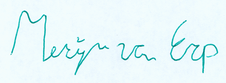
#> input picture 021001_000.png, 226 x 83 px, given in place of 001001_000.png, which was not available
$ jupyter execute --allow-errors CV_Signature_Identification.ipynb   (text cells are left out)
#> lines starting #> are read from the running program, lines starting #| are printed output that depends on the picture; after the words box and inside, x2 and y2 are one past the last pixel; in counts of white or black regions, pixels touching at a corner belong together; pictures that were not available may be replaced by others from this repository, and a replacement may not be noted
[cell 1]
from google.colab import drive
drive.mount('/content/drive')

[cell 2]
import numpy as np
import os
import matplotlib
import matplotlib.pyplot as plt
import matplotlib.image as mpimg
import matplotlib.cm as cm
from scipy import ndimage
from skimage.measure import regionprops
from skimage import io
from skimage.filters import threshold_otsu   # For finding the threshold for grayscale to binary conversion
import tensorflow as tf
import pandas as pd
import numpy as np
from time import time
import keras
from scipy import ndimage
from skimage.filters import threshold_otsu
import matplotlib.pyplot as plt
import matplotlib.cm as cm
import matplotlib.image as mpimg
import numpy as np
from skimage.color import rgb2gray
from skimage.filters import threshold_otsu

[cell 3]
genuine_image_paths = "/content/drive/MyDrive/signature_identification/real"
forged_image_paths =  "/content/drive/MyDrive/signature_identification/forged"

[cell 4]
# [4 lines left out: function rgb_to_grey, not called in this run]

[cell 5]
# The function grey_to_binary takes a grayscale image (img) as input.
# It applies a Gaussian blur to the image using ndimage.gaussian_filter to remove small components or noise.
# It calculates the threshold value using threshold_otsu.
# The grayscale image is then binarized using this threshold value, and the binary image is returned.

# [8 lines left out: function grey_to_binary, not called in this run]

[cell 6]
# Combined the RGB to grayscale conversion and display into one step using rgb2gray from skimage.color.
# Calculated the threshold value using threshold_otsu from skimage.filters.
# Simplified the display of images using matplotlib.pyplot.imshow and matplotlib.pyplot.show.
# Used more descriptive variable names like grey_img, binary_img, and sign_img for better readability.


def preprocess_image(path, img=None, display=True):
    if img is None:
        img = mpimg.imread(path)

    if display:
        plt.imshow(img)
        plt.show()

    grey_img = rgb2gray(img)  # Convert RGB to grayscale
    if display:
        plt.imshow(grey_img, cmap=cm.Greys_r)
        plt.show()

    threshold_value = threshold_otsu(grey_img)  # Calculate threshold value
    binary_img = grey_img > threshold_value  # Convert grayscale to binary
    if display:
        plt.imshow(binary_img, cmap=cm.Greys_r)
        plt.show()

    r, c = np.where(binary_img == 1)  # Find rows and columns with white pixels (value 1)
    # Create a bounding box around the signature
    sign_img = binary_img[r.min():r.max(), c.min():c.max()]
    if display:
        plt.imshow(sign_img, cmap=cm.Greys_r)
        plt.show()

    return sign_img

[cell 7]
# We use np.count_nonzero(img) to count the number of True pixels (white) in the binary image, which is more efficient than looping through each pixel.
# The total number of pixels in the image is calculated using img.shape[0] * img.shape[1].
# The ratio of white pixels to total pixels (ratio) is then calculated and returned.

def calculate_ratio(img):
    # Count the number of True pixels (white) in the binary image
    num_white_pixels = np.count_nonzero(img)

    # Calculate the total number of pixels in the image
    total_pixels = img.shape[0] * img.shape[1]

    # Calculate and return the ratio of white pixels to total pixels
    ratio = num_white_pixels / total_pixels
    return ratio

[cell 8]
# We use np.argwhere(img == 1) to find the coordinates of white pixels more efficiently.
# The number of white pixels is determined by the length of the white_pixels array.
# The centroid is calculated using np.mean(white_pixels, axis=0) / img.shape to get the centroid coordinates normalized by the image dimensions.
# The function returns the x and y coordinates of the centroid.

import numpy as np

def calculate_centroid(img):
    # Count the number of white pixels and calculate the centroid
    white_pixels = np.argwhere(img == 1)
    num_white_pixels = len(white_pixels)
    centroid = np.mean(white_pixels, axis=0) / img.shape

    return centroid[0], centroid[1]

[cell 9]
# We import regionprops from skimage.measure to calculate region properties of the binary image.
# The function calculate_eccentricity_solidity takes a binary image (img) as input.
# It calculates the region properties using regionprops, assuming there is only one region in the image (regions[0]).
# The function then returns the eccentricity and solidity of the region.

from skimage.measure import regionprops

def calculate_eccentricity_solidity(img):
    # Calculate region properties for the binary image
    regions = regionprops(img.astype("int8"))

    # Return the eccentricity and solidity of the first region (assuming only one region in the image)
    return regions[0].eccentricity, regions[0].solidity

[cell 10]
# Calculated the centroid, standard deviation, skewness, and kurtosis using NumPy operations directly on arrays, improving efficiency and readability.

def calculate_skewness_kurtosis(img):
    h, w = img.shape
    x = np.arange(w)  # cols value
    y = np.arange(h)  # rows value

    # Calculate projections along the x and y axes
    xp = np.sum(img, axis=0)
    yp = np.sum(img, axis=1)

    # Calculate centroid
    cx = np.sum(x * xp) / np.sum(xp)
    cy = np.sum(y * yp) / np.sum(yp)

    # Calculate standard deviation
    x2 = (x - cx) ** 2
    y2 = (y - cy) ** 2
    sx = np.sqrt(np.sum(x2 * xp) / np.sum(img))
    sy = np.sqrt(np.sum(y2 * yp) / np.sum(img))

    # Calculate skewness
    x3 = (x - cx) ** 3
    y3 = (y - cy) ** 3
    skewx = np.sum(xp * x3) / (np.sum(img) * sx ** 3)
    skewy = np.sum(yp * y3) / (np.sum(img) * sy ** 3)

    # Calculate Kurtosis
    x4 = (x - cx) ** 4
    y4 = (y - cy) ** 4
    kurtx = np.sum(xp * x4) / (np.sum(img) * sx ** 4) - 3
    kurty = np.sum(yp * y4) / (np.sum(img) * sy ** 4) - 3

    return (skewx, skewy), (kurtx, kurty)

[cell 11]
def getFeatures(path, img=None, display=False):
    if img is None:
        img = preprocess_image(path, display=display)
    ratio = calculate_ratio(img)
    centroid = calculate_centroid(img)
    eccentricity, solidity = calculate_eccentricity_solidity(img)
    skewness, kurtosis = calculate_skewness_kurtosis(img)
    return ratio, centroid, eccentricity, solidity, skewness, kurtosis

[cell 12]
def getCSVFeatures(path, img=None, display=False):
    if img is None:
        img = preprocess_image(path, display=display)
    temp = getFeatures(path, display=display)
    features = (
        temp[0],
        temp[1][0],
        temp[1][1],
        temp[2],
        temp[3],
        temp[4][0],
        temp[4][1],
        temp[5][0],
        temp[5][1]
    )
    return features

[cell 13]
import os

def makeCSV(genuine_image_paths, forged_image_paths):
    features_folder = '/content/drive/MyDrive/signature_identification/Features'
    training_folder = os.path.join(features_folder, 'Training')
    testing_folder = os.path.join(features_folder, 'Testing')

    folders_to_create = [features_folder, training_folder, testing_folder]
    for folder in folders_to_create:
        if not os.path.exists(folder):
            os.mkdir(folder)
            print(f'New folder "{folder}" created')

    for person in range(1, 13):
        per = ('00' + str(person))[-3:]
        print('Saving features for person id-', per)

        training_file_path = os.path.join(training_folder, f'training_{per}.csv')
        testing_file_path = os.path.join(testing_folder, f'testing_{per}.csv')

        with open(training_file_path, 'w') as training_handle, \
             open(testing_file_path, 'w') as testing_handle:
            training_handle.write('ratio,cent_y,cent_x,eccentricity,solidity,skew_x,skew_y,kurt_x,kurt_y,output\n')
            testing_handle.write('ratio,cent_y,cent_x,eccentricity,solidity,skew_x,skew_y,kurt_x,kurt_y,output\n')

            # Genuine signatures
            for i in range(3):
                source = os.path.join(genuine_image_paths, f'{per}{per}_00{i}.png')
                features = getCSVFeatures(path=source)
                training_handle.write(','.join(map(str, features)) + ',1\n')

            for i in range(3, 5):
                source = os.path.join(genuine_image_paths, f'{per}{per}_00{i}.png')
                features = getCSVFeatures(path=source)
                testing_handle.write(','.join(map(str, features)) + ',1\n')

            # Forged signatures
            for i in range(3):
                source = os.path.join(forged_image_paths, f'021{per}_00{i}.png')
                features = getCSVFeatures(path=source)
                training_handle.write(','.join(map(str, features)) + ',0\n')

            for i in range(3, 5):
                source = os.path.join(forged_image_paths, f'021{per}_00{i}.png')
                features = getCSVFeatures(path=source)
                testing_handle.write(','.join(map(str, features)) + ',0\n')

genuine_image_paths = '/content/drive/MyDrive/signature_identification/real'
forged_image_paths = '/content/drive/MyDrive/signature_identification/forged'
#> (the rest of this cell did not finish here and is left out)

#> in preprocess_image, img is the input picture: shape (83, 226, 3) float32; mean R, G, B 0.904, 0.97, 0.979
#> in preprocess_image, `grey_img = rgb2gray(img)`:
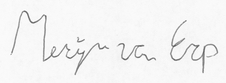
#> grey_img: shape (83, 226) float32; min 0.37, max 1, mean 0.957
#> in preprocess_image, `threshold_value = threshold_otsu(grey_img)`: threshold_value = 0.797
#> in preprocess_image, `binary_img = grey_img > threshold_value`:
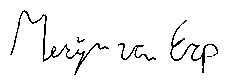
#> binary_img: shape (83, 226) bool; 95.4% white; black in thin lines or dots, all inside (x1, y1, x2, y2) = (10, 10, 218, 75)
#> in preprocess_image, `r, c = np.where(binary_img == 1)`: r = 17898 values from 0 to 82; c = 17898 values, max 225 at index 225, min 0 at index 0, mean 112.5
#> in preprocess_image, `sign_img = binary_img[r.min():r.max(), c.min():c.max()]`:
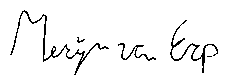
#> sign_img: shape (82, 225) bool; 95.3% white; black in thin lines or dots, all inside (x1, y1, x2, y2) = (10, 10, 218, 75)
#> in calculate_ratio, `num_white_pixels = np.count_nonzero(img)`: num_white_pixels = 17590
#> in calculate_ratio, `ratio = num_white_pixels / total_pixels`: ratio = 0.953
#> in calculate_centroid, `white_pixels = np.argwhere(img == 1)`: white_pixels = 17590 pairs, first value 0 to 81, second value 0 to 224
#> in calculate_centroid, `num_white_pixels = len(white_pixels)`: num_white_pixels = 17590
#> in calculate_centroid, `centroid = np.mean(white_pixels, axis=0) / img.shape`: centroid = [0.49, 0.498]
#> in getFeatures, `centroid = calculate_centroid(img)`: centroid = (0.49, 0.498)
#> in calculate_eccentricity_solidity, `regions = regionprops(img.astype("int8"))`: regions = 1 regions; box (x1, y1, x2, y2) and area: (0, 0, 225, 82) 17590
#> in getFeatures, `eccentricity, solidity = calculate_eccentricity_solidity(img)`: eccentricity = 0.929; solidity = 0.953
#> in calculate_skewness_kurtosis, `xp = np.sum(img, axis=0)`: xp = 225 values, max 82 at index 0, min 48 at index 44, mean 78.18
#> in calculate_skewness_kurtosis, `yp = np.sum(img, axis=1)`: yp = 82 values, max 225 at index 0, min 183 at index 45, mean 214.5
#> in calculate_skewness_kurtosis, `cx = np.sum(x * xp) / np.sum(xp)`: cx = 112
#> in calculate_skewness_kurtosis, `cy = np.sum(y * yp) / np.sum(yp)`: cy = 40.2
#> in calculate_skewness_kurtosis, `x2 = (x - cx) ** 2`: x2 = 225 values, max 12550.7 at index 224, min 0.000904 at index 112, mean 4218.7
#> in calculate_skewness_kurtosis, `y2 = (y - cy) ** 2`: y2 = 82 values, max 1665 at index 81, min 0.0381 at index 40, mean 560.3
#> in calculate_skewness_kurtosis, `sx = np.sqrt(np.sum(x2 * xp) / np.sum(img))`: sx = 64.96
#> in calculate_skewness_kurtosis, `sy = np.sqrt(np.sum(y2 * yp) / np.sum(img))`: sy = 24.02
#> in calculate_skewness_kurtosis, `x3 = (x - cx) ** 3`: x3 = 225 values from -1403796.6 to 1406060
#> in calculate_skewness_kurtosis, `y3 = (y - cy) ** 3`: y3 = 82 values from -64941.4 to 67941.4
#> in calculate_skewness_kurtosis, `skewx = np.sum(xp * x3) / (np.sum(img) * sx ** 3)`: skewx = -0.00444
#> in calculate_skewness_kurtosis, `skewy = np.sum(yp * y3) / (np.sum(img) * sy ** 3)`: skewy = 0.0332
#> in calculate_skewness_kurtosis, `x4 = (x - cx) ** 4`: x4 = 225 values, max 157521010.8 at index 224, min 8.18e-07 at index 112, mean 32034046.4
#> in calculate_skewness_kurtosis, `y4 = (y - cy) ** 4`: y4 = 82 values, max 2772339.3 at index 81, min 0.00145 at index 40, mean 565184.4
#> in calculate_skewness_kurtosis, `kurtx = np.sum(xp * x4) / (np.sum(img) * sx ** 4) - 3`: kurtx = -1.19
#> in calculate_skewness_kurtosis, `kurty = np.sum(yp * y4) / (np.sum(img) * sy ** 4) - 3`: kurty = -1.23
#> in getFeatures, `skewness, kurtosis = calculate_skewness_kurtosis(img)`: skewness = (-0.00444, 0.0332); kurtosis = (-1.19, -1.23)
#> in getCSVFeatures, `temp = getFeatures(path, display=display)`: temp = (0.953, (0.49, 0.498), 0.929, 0.953, (-0.00444, 0.0332), (-1.19, -1.23))
#> in getCSVFeatures, `features = ( temp[0], temp[1][0], temp[1][1], temp[2], temp[3], temp[4..`: features = (0.953, 0.49, 0.498, 0.929, 0.953, -0.00444, 0.0332, -1.19, -1.23)

#> (a cell that did not finish here is left out)

#> the loop in makeCSV (call 2), `for folder in folders_to_create:` made 3 passes
#| New folder "/content/drive/MyDrive/signature_identification/Features" created
#| New folder "/content/drive/MyDrive/signature_identification/Features/Training" created
#| New folder "/content/drive/MyDrive/signature_identification/Features/Testing" created

[cell 15]
# [7 lines left out: function testing, not called in this run]

[cell 16]
import tensorflow as tf

ops = tf.compat.v1
ops.reset_default_graph()
#> (this line was passed over: tensorflow is not available in this run)

[cell 17]
import tensorflow as tf
from tensorflow import keras
import pandas as pd
import numpy as np
import cv2
from time import time

# Define ops for TensorFlow 1.x compatibility
ops = tf.compat.v1
ops.reset_default_graph()
#> (this line was passed over: tensorflow is not available in this run)

$ run again, on 021001_004.png
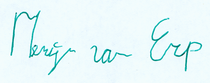
#> input picture 021001_004.png, 210 x 83 px, given in place of 001001_000.png, which was not available
#> in preprocess_image, img is the input picture: shape (83, 210, 3) float32; mean R, G, B 0.9, 0.97, 0.976
#> threshold_value = 0.785
#> in preprocess_image, `binary_img = grey_img > threshold_value`:
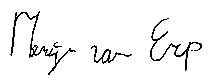
#> binary_img: shape (83, 210) bool; 95.2% white; black in thin lines or dots, all inside (x1, y1, x2, y2) = (10, 11, 202, 75)
#> r = 16593 values from 0 to 82; c = 16593 values, max 209 at index 209, min 0 at index 0, mean 104.9
#> in preprocess_image, `sign_img = binary_img[r.min():r.max(), c.min():c.max()]`:
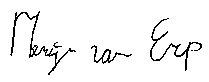
#> sign_img: shape (82, 209) bool; 95.1% white; black in thin lines or dots, all inside (x1, y1, x2, y2) = (10, 11, 202, 75)
#> in calculate_ratio, `num_white_pixels = np.count_nonzero(img)`: num_white_pixels = 16301
#> in calculate_ratio, `ratio = num_white_pixels / total_pixels`: ratio = 0.951
#> white_pixels = 16301 pairs, first value 0 to 81, second value 0 to 208
#> in calculate_centroid, `num_white_pixels = len(white_pixels)`: num_white_pixels = 16301
#> in calculate_centroid, `centroid = np.mean(white_pixels, axis=0) / img.shape`: centroid = [0.491, 0.5]
#> in getFeatures, `centroid = calculate_centroid(img)`: centroid = (0.491, 0.5)
#> regions = 1 regions; box (x1, y1, x2, y2) and area: (0, 0, 209, 82) 16301
#> eccentricity = 0.917; solidity = 0.951
#> xp = 209 values, max 82 at index 0, min 61 at index 186, mean 78
#> yp = 82 values, max 209 at index 0, min 159 at index 54, mean 198.8
#> cx = 104.4
#> cy = 40.23
#> x2 = 209 values, max 10902.1 at index 0, min 0.171 at index 104, mean 3640.2
#> y2 = 82 values, max 1662.2 at index 81, min 0.0529 at index 40, mean 560.3
#> sx = 60.18
#> sy = 24.03
#> x3 = 209 values from -1138321.7 to 1111512.8
#> y3 = 82 values from -65110.6 to 67767.4
#> skewx = -0.00979
#> skewy = 0.0304
#> x4 = 209 values, max 118855701.1 at index 0, min 0.0291 at index 104, mean 23852279.1
#> y4 = 82 values, max 2762872.4 at index 81, min 0.0028 at index 40, mean 565117
#> kurtx = -1.18
#> kurty = -1.23
#> skewness = (-0.00979, 0.0304); kurtosis = (-1.18, -1.23)
#> temp = (0.951, (0.491, 0.5), 0.917, 0.951, (-0.00979, 0.0304), (-1.18, -1.23))
#> in getCSVFeatures, `features = ( temp[0], temp[1][0], temp[1][1], temp[2], temp[3], temp[4..`: features = (0.951, 0.491, 0.5, 0.917, 0.951, -0.00979, 0.0304, -1.18, -1.23)
#> the loop in makeCSV (call 2), `for folder in folders_to_create:` made 3 passes
#| New folder "/content/drive/MyDrive/signature_identification/Features" created
#| New folder "/content/drive/MyDrive/signature_identification/Features/Training" created
#| New folder "/content/drive/MyDrive/signature_identification/Features/Testing" created

$ run again, on 021002_000.png
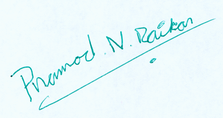
#> input picture 021002_000.png, 223 x 118 px, given in place of 001001_000.png, which was not available
#> in preprocess_image, img is the input picture: shape (118, 223, 3) float32; mean R, G, B 0.912, 0.974, 0.981
#> threshold_value = 0.815
#> in preprocess_image, `binary_img = grey_img > threshold_value`:
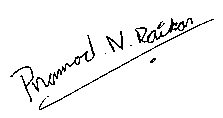
#> binary_img: shape (118, 223) bool; 95.9% white; black in thin lines or dots, all inside (x1, y1, x2, y2) = (10, 18, 214, 110)
#> in preprocess_image, `sign_img = binary_img[r.min():r.max(), c.min():c.max()]`:
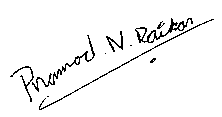
#> sign_img: shape (117, 222) bool; 95.9% white; black in thin lines or dots, all inside (x1, y1, x2, y2) = (10, 18, 214, 110)
#> in calculate_ratio, `num_white_pixels = np.count_nonzero(img)`: num_white_pixels = 24898
#> in calculate_ratio, `ratio = num_white_pixels / total_pixels`: ratio = 0.959
#> white_pixels = 24898 pairs, first value 0 to 116, second value 0 to 221
#> in calculate_centroid, `num_white_pixels = len(white_pixels)`: num_white_pixels = 24898
#> in calculate_centroid, `centroid = np.mean(white_pixels, axis=0) / img.shape`: centroid = [0.497, 0.498]
#> in getFeatures, `centroid = calculate_centroid(img)`: centroid = (0.497, 0.498)
#> regions = 1 regions; box (x1, y1, x2, y2) and area: (0, 0, 222, 117) 24898
#> eccentricity = 0.849; solidity = 0.959
#> xp = 222 values, max 117 at index 0, min 98 at index 121, mean 112.2
#> yp = 117 values, max 222 at index 0, min 195 at index 28, mean 212.8
#> cx = 110.6
#> cy = 58.13
#> x2 = 222 values, max 12233.5 at index 0, min 0.156 at index 111, mean 4106.9
#> y2 = 117 values, max 3378.6 at index 0, min 0.0157 at index 58, mean 1140.7
#> sx = 64.48
#> sy = 34.12
#> x3 = 222 values from -1353080.6 to 1345391.9
#> y3 = 117 values from -196380.2 to 193849.3
#> skewx = 2.34e-06
#> skewy = -0.0106
#> x4 = 222 values, max 149657410.6 at index 0, min 0.0244 at index 111, mean 30359626.1
#> y4 = 117 values, max 11414675.4 at index 0, min 0.000247 at index 58, mean 2341896.3
#> kurtx = -1.2
#> kurty = -1.22
#> skewness = (2.34e-06, -0.0106); kurtosis = (-1.2, -1.22)
#> temp = (0.959, (0.497, 0.498), 0.849, 0.959, (2.34e-06, -0.0106), (-1.2, -1.22))
#> in getCSVFeatures, `features = ( temp[0], temp[1][0], temp[1][1], temp[2], temp[3], temp[4..`: features = (0.959, 0.497, 0.498, 0.849, 0.959, 2.34e-06, -0.0106, -1.2, -1.22)
#> the loop in makeCSV (call 2), `for folder in folders_to_create:` made 3 passes
#| New folder "/content/drive/MyDrive/signature_identification/Features" created
#| New folder "/content/drive/MyDrive/signature_identification/Features/Training" created
#| New folder "/content/drive/MyDrive/signature_identification/Features/Testing" created

$ run again, on 021002_001.png
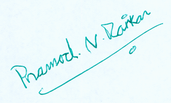
#> input picture 021002_001.png, 171 x 103 px, given in place of 001001_000.png, which was not available
#> in preprocess_image, img is the input picture: shape (103, 171, 3) float32; mean R, G, B 0.908, 0.973, 0.979
#> threshold_value = 0.812
#> in preprocess_image, `binary_img = grey_img > threshold_value`:
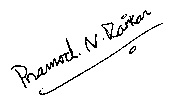
#> binary_img: shape (103, 171) bool; 95.2% white; black in thin lines or dots, all inside (x1, y1, x2, y2) = (11, 10, 163, 95)
#> r = 16773 values from 0 to 102; c = 16773 values, max 170 at index 170, min 0 at index 0, mean 84.99
#> in preprocess_image, `sign_img = binary_img[r.min():r.max(), c.min():c.max()]`:
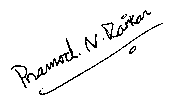
#> sign_img: shape (102, 170) bool; 95.2% white; black in thin lines or dots, all inside (x1, y1, x2, y2) = (11, 10, 163, 95)
#> in calculate_ratio, `num_white_pixels = np.count_nonzero(img)`: num_white_pixels = 16500
#> in calculate_ratio, `ratio = num_white_pixels / total_pixels`: ratio = 0.952
#> white_pixels = 16500 pairs, first value 0 to 101, second value 0 to 169
#> in calculate_centroid, `num_white_pixels = len(white_pixels)`: num_white_pixels = 16500
#> in calculate_centroid, `centroid = np.mean(white_pixels, axis=0) / img.shape`: centroid = [0.495, 0.497]
#> in getFeatures, `centroid = calculate_centroid(img)`: centroid = (0.495, 0.497)
#> regions = 1 regions; box (x1, y1, x2, y2) and area: (0, 0, 170, 102) 16500
#> eccentricity = 0.799; solidity = 0.952
#> xp = 170 values, max 102 at index 0, min 87 at index 95, mean 97.06
#> yp = 102 values, max 170 at index 0, min 149 at index 66, mean 161.8
#> cx = 84.47
#> cy = 50.48
#> x2 = 170 values, max 7145.9 at index 169, min 0.218 at index 84, mean 2408.3
#> y2 = 102 values, max 2552.3 at index 101, min 0.23 at index 50, mean 866.9
#> sx = 49.49
#> sy = 29.78
#> x3 = 170 values from -602634.8 to 604068
#> y3 = 102 values from -128635.1 to 128940.2
#> skewx = 0.00246
#> skewy = 0.00105
#> x4 = 170 values, max 51063957.4 at index 169, min 0.0474 at index 84, mean 10438937
#> y4 = 102 values, max 6514052.9 at index 101, min 0.0531 at index 50, mean 1352608.8
#> kurtx = -1.21
#> kurty = -1.22
#> skewness = (0.00246, 0.00105); kurtosis = (-1.21, -1.22)
#> temp = (0.952, (0.495, 0.497), 0.799, 0.952, (0.00246, 0.00105), (-1.21, -1.22))
#> in getCSVFeatures, `features = ( temp[0], temp[1][0], temp[1][1], temp[2], temp[3], temp[4..`: features = (0.952, 0.495, 0.497, 0.799, 0.952, 0.00246, 0.00105, -1.21, -1.22)
#> the loop in makeCSV (call 2), `for folder in folders_to_create:` made 3 passes
#| New folder "/content/drive/MyDrive/signature_identification/Features" created
#| New folder "/content/drive/MyDrive/signature_identification/Features/Training" created
#| New folder "/content/drive/MyDrive/signature_identification/Features/Testing" created
